Frame 1 (no input): blank canvas, image omitted
Frame 60 (the mouse pressed at the canvas centre just before this capture): blank canvas, image omitted
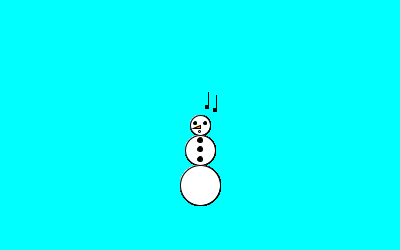
Frame 120 (the mouse held since frame 60 and released just before this capture)

The Processing sketch whose frames 1 and 60 were blank and that drew this single picture after the mouse press (run headless with seeded random() and noise(); from frame 60 on, the mouse is pressed at the canvas centre):

// Processing sketch: processing_174102
// ── processing_174102.pde


void setup() {  //setup function called initially, only once
   size(400,250);
   background(0,255,255);
}

void draw() {  //draw function loops 
   if(mousePressed == true) {
      snowman(mouseX,mouseY);
   }
}
void snowman(int x,int y) {
  ellipse(x,y,20,20);
  fill(0,0,0);
  ellipse(x+5,y-2,3,3);
  ellipse(x-5,y-2,3,3);
  fill(255,140,0);
  triangle(x,y,x-7,y+3,x,y+3);
  fill(255,255,255);
  ellipse(x,y+25,30,30);
  fill(0,0,0);
  ellipse(x,y+24,5,5);
  ellipse(x,y+15,5,5);
  ellipse(x,y+34,5,5);
  fill(255,255,255);
  ellipse(x,y+60,40,40);
  ellipse(x-1,y+6,2,2); /*mouth*/
  fill(0,0,0);
  ellipse(x+15,y-15,3,3);
  line(x+16,y-16,x+16,y-30);
  ellipse(x+7,y-18,3,3);
  line(x+8,y-19,x+8,y-33);
  fill(255,255,255);
}
